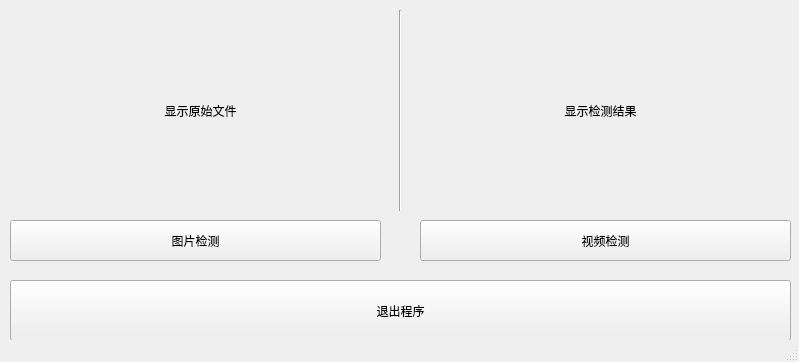
<?xml version="1.0" encoding="UTF-8"?>
<ui version="4.0">
 <class>MainWindow</class>
 <widget class="QMainWindow" name="MainWindow">
  <property name="geometry">
   <rect>
    <x>0</x>
    <y>0</y>
    <width>799</width>
    <height>362</height>
   </rect>
  </property>
  <property name="windowTitle">
   <string>MainWindow</string>
  </property>
  <widget class="QWidget" name="centralwidget">
   <widget class="QLabel" name="input">
    <property name="geometry">
     <rect>
      <x>20</x>
      <y>10</y>
      <width>361</width>
      <height>201</height>
     </rect>
    </property>
    <property name="text">
     <string>显示原始文件</string>
    </property>
    <property name="scaledContents">
     <bool>true</bool>
    </property>
    <property name="alignment">
     <set>Qt::AlignCenter</set>
    </property>
   </widget>
   <widget class="QLabel" name="output">
    <property name="geometry">
     <rect>
      <x>420</x>
      <y>10</y>
      <width>361</width>
      <height>201</height>
     </rect>
    </property>
    <property name="text">
     <string>显示检测结果</string>
    </property>
    <property name="scaledContents">
     <bool>true</bool>
    </property>
    <property name="alignment">
     <set>Qt::AlignCenter</set>
    </property>
   </widget>
   <widget class="Line" name="line">
    <property name="geometry">
     <rect>
      <x>390</x>
      <y>10</y>
      <width>20</width>
      <height>201</height>
     </rect>
    </property>
    <property name="orientation">
     <enum>Qt::Vertical</enum>
    </property>
   </widget>
   <widget class="QPushButton" name="detect_image">
    <property name="geometry">
     <rect>
      <x>10</x>
      <y>220</y>
      <width>371</width>
      <height>41</height>
     </rect>
    </property>
    <property name="text">
     <string>图片检测</string>
    </property>
   </widget>
   <widget class="QPushButton" name="exit">
    <property name="geometry">
     <rect>
      <x>10</x>
      <y>280</y>
      <width>781</width>
      <height>61</height>
     </rect>
    </property>
    <property name="text">
     <string>退出程序</string>
    </property>
   </widget>
   <widget class="QPushButton" name="detect_video">
    <property name="geometry">
     <rect>
      <x>420</x>
      <y>220</y>
      <width>371</width>
      <height>41</height>
     </rect>
    </property>
    <property name="text">
     <string>视频检测</string>
    </property>
   </widget>
  </widget>
  <widget class="QStatusBar" name="statusbar"/>
 </widget>
 <resources/>
 <connections/>
</ui>
